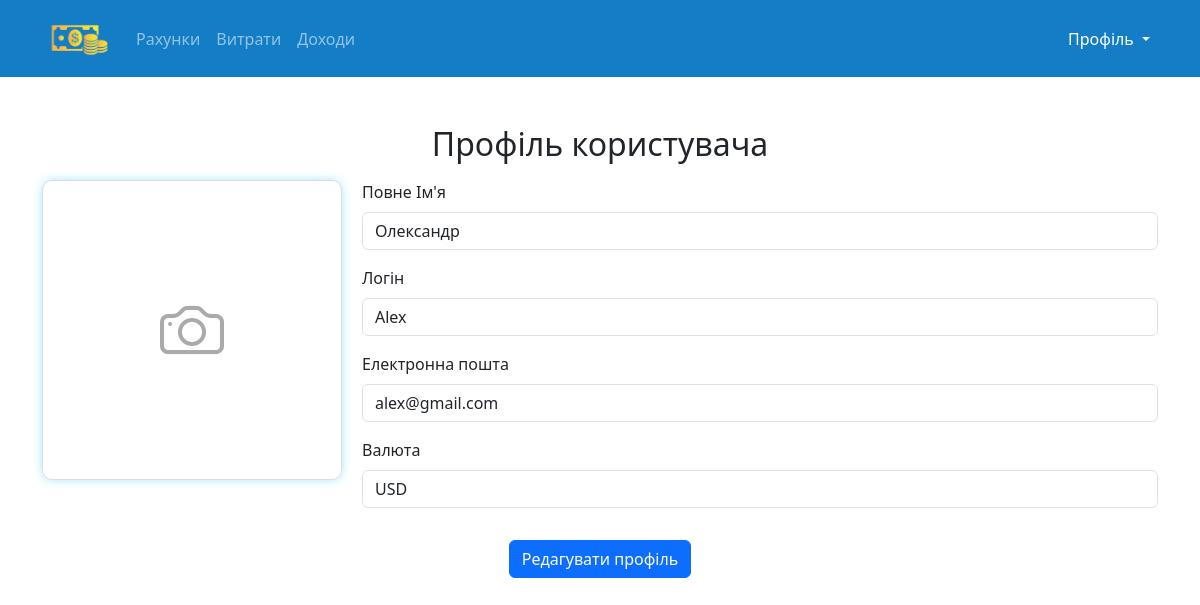
The page /users/profile/ (signed in) on the database its author committed.
### users/models.py (models this page shows, shortened)
class Profile(models.Model):
    user = models.OneToOneField(User, on_delete=models.CASCADE)
    full_name = models.CharField(max_length=100, blank=False, null=False)
    currency = models.ForeignKey(Currency, on_delete=models.SET_NULL, null=True)
    photo = models.ImageField(upload_to='profile_photos', blank=True, null=True)
    encrypted_password = models.BinaryField(blank=True, null=True)
    class Meta:
        verbose_name = 'Профіль користувача'
        verbose_name_plural = 'Профілі користувачів'

### pages/models.py (models this page shows, shortened)
class Currency(models.Model):
    name = models.CharField(max_length=10, blank=False, null=False)
    initials = models.CharField(max_length=10, blank=False, null=False)
    class Meta:
        verbose_name = 'Валюта'
        verbose_name_plural = 'Валюти'

### users/views.py (the view)
# urls.py: path('profile/', views.view_profile, name='view_profile'),
@login_required
def view_profile(request):
    profile = request.user.profile
    return render(request, 'users/view_profile.html', {'profile': profile})

### users/templates/users/view_profile.html (shortened to what this page needs)
{% extends 'finance/loyout_finance.html' %}
{% load static %}
{% block links %}
  <link href="{% static 'pages/css/sign_up/sign_up_form.css' %}" rel="stylesheet">
  <link href="{% static 'pages/css/sign_up/photo_size.css' %}" rel="stylesheet">
  <link href="{% static 'users/css/view_profile/password_icon.css' %}" rel="stylesheet">
  <link href="{% static 'users/css/view_profile/photo.css' %}" rel="stylesheet">
{% endblock %}
{% block profile_active %}active{% endblock %}
{% block content %}
  <div class="container mt-4 mt-sm-5 main-content">
    <h2 class="mb-3">Профіль користувача</h2>
    <div class="row">
      <div class="registration-container d-flex flex-column flex-sm-row">
        <div class="photo-upload">
          {% if profile.photo %}
            <img id="photoPreview" class="photo-preview" src="{{ profile.photo.url }}" alt="Photo Preview">
          {% else %}
            <i class="bi bi-camera icon"></i>
          {% endif %}
        </div>
        <div class="form-container col-12 col-sm-8">
          <div class="mb-3">
            <label for="fullName" class="form-label">Повне Ім'я</label>
            <input type="text" class="form-control" id="fullName" value="{{ profile.full_name }}" readonly>
          </div>
          <div class="mb-3">
            <label for="username" class="form-label">Логін</label>
            <input type="text" class="form-control" id="username" value="{{ profile.user.username }}" readonly>
          </div>
          <div class="mb-3">
            <label for="email" class="form-label">Електронна пошта</label>
            <input type="email" class="form-control" id="email" value="{{ profile.user.email }}" readonly>
          </div>
          <div class="mb-3">
            <label for="currency" class="form-label">Валюта</label>
            <input type="text" class="form-control" id="currency" value="{{ profile.currency.name }}" readonly>
          </div>
        </div>
      </div>
      <div class="d-flex justify-content-center">
        <a href="{% url 'users:edit_profile' %}" class="btn btn-primary mt-1 mt-md-3 mb-4 mb-md-5">Редагувати профіль</a>
      </div>
    </div>
  </div>
{% endblock %}

### pages/static/pages/css/sign_up/sign_up_form.css (style rules this page uses)
.container h2 { text-align: center; }
@media (min-width: 332px) { label { font-size: 0.9rem; } }
@media (min-width: 576px) { label { font-size: 1rem; } }
.registration-container { display: flex; align-items: start; flex-wrap: wrap; }
.main-content { flex-grow: 1; }
.form-container { flex-grow: 1; }

### pages/static/pages/css/sign_up/photo_size.css (style rules this page uses)
@media (min-width: 992px) { .photo-upload { width: 250px; height: 250px; } }
@media (min-width: 992px) { .photo-upload .icon { font-size: 3.5rem; } }
@media (min-width: 1200px) { .photo-upload { width: 300px; height: 300px; } }
@media (min-width: 1200px) { .photo-upload .icon { font-size: 4rem; } }
.photo-upload .icon { color: #aaa; }

### users/static/users/css/view_profile/photo.css (style rules this page uses)
.photo-upload { position: relative; border: 1px solid #ddd; margin-right: 20px; cursor: pointer; overflow: hidden; display: flex; justify-content: center; align-items: center; transition: border 0.3s; border-radius: 10px; box-shadow: 0 0 10px rgba(131, 224, 255, 0.7); }

### rows shown on the page
Profile: full_name "Олександр", user.username "Alex", user.email "alex@gmail.com", currency.name "USD"
